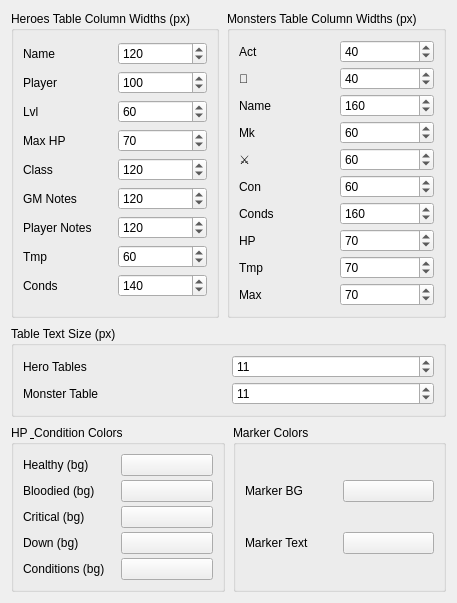
        <widget class="QWidget" name="tab_layout_colors">
         <attribute name="title">
          <string>Columns &amp; Colors</string>
         </attribute>
         <layout class="QVBoxLayout" name="verticalLayout_tab_layout_colors">
          <property name="spacing">
           <number>8</number>
          </property>
          <item>
           <layout class="QHBoxLayout" name="hl_columns_row">
            <property name="spacing">
             <number>8</number>
            </property>
            <item>
             <widget class="QGroupBox" name="group_columns_heroes">
              <property name="title">
               <string>Heroes Table Column Widths (px)</string>
              </property>
              <layout class="QGridLayout" name="grid_columns_heroes">
               <property name="horizontalSpacing">
                <number>6</number>
               </property>
               <property name="verticalSpacing">
                <number>4</number>
               </property>
               <item row="0" column="0">
                <widget class="QLabel" name="label_col_heroes_name">
                 <property name="text">
                  <string>Name</string>
                 </property>
                </widget>
               </item>
               <item row="0" column="1">
                <widget class="QSpinBox" name="spin_heroes_col_name">
                 <property name="maximum">
                  <number>400</number>
                 </property>
                 <property name="value">
                  <number>120</number>
                 </property>
                </widget>
               </item>
               <item row="1" column="0">
                <widget class="QLabel" name="label_col_heroes_player">
                 <property name="text">
                  <string>Player</string>
                 </property>
                </widget>
               </item>
               <item row="1" column="1">
                <widget class="QSpinBox" name="spin_heroes_col_player">
                 <property name="maximum">
                  <number>400</number>
                 </property>
                 <property name="value">
                  <number>100</number>
                 </property>
                </widget>
               </item>
               <item row="2" column="0">
                <widget class="QLabel" name="label_col_heroes_lvl">
                 <property name="text">
                  <string>Lvl</string>
                 </property>
                </widget>
               </item>
               <item row="2" column="1">
                <widget class="QSpinBox" name="spin_heroes_col_lvl">
                 <property name="maximum">
                  <number>200</number>
                 </property>
                 <property name="value">
                  <number>60</number>
                 </property>
                </widget>
               </item>
               <item row="3" column="0">
                <widget class="QLabel" name="label_col_heroes_max">
                 <property name="text">
                  <string>Max HP</string>
                 </property>
                </widget>
               </item>
               <item row="3" column="1">
                <widget class="QSpinBox" name="spin_heroes_col_max">
                 <property name="maximum">
                  <number>200</number>
                 </property>
                 <property name="value">
                  <number>70</number>
                 </property>
                </widget>
               </item>
               <item row="4" column="0">
                <widget class="QLabel" name="label_col_heroes_class">
                 <property name="text">
                  <string>Class</string>
                 </property>
                </widget>
               </item>
               <item row="4" column="1">
                <widget class="QSpinBox" name="spin_heroes_col_class">
                 <property name="maximum">
                  <number>300</number>
                 </property>
                 <property name="value">
                  <number>120</number>
                 </property>
                </widget>
               </item>
               <item row="5" column="0">
                <widget class="QLabel" name="label_col_heroes_gm_notes">
                 <property name="text">
                  <string>GM Notes</string>
                 </property>
                </widget>
               </item>
               <item row="5" column="1">
                <widget class="QSpinBox" name="spin_heroes_col_gm_notes">
                 <property name="maximum">
                  <number>400</number>
                 </property>
                 <property name="value">
                  <number>120</number>
                 </property>
                </widget>
               </item>
               <item row="6" column="0">
                <widget class="QLabel" name="label_col_heroes_player_notes">
                 <property name="text">
                  <string>Player Notes</string>
                 </property>
                </widget>
               </item>
               <item row="6" column="1">
                <widget class="QSpinBox" name="spin_heroes_col_player_notes">
                 <property name="maximum">
                  <number>400</number>
                 </property>
                 <property name="value">
                  <number>120</number>
                 </property>
                </widget>
               </item>
               <item row="7" column="0">
                <widget class="QLabel" name="label_col_heroes_tmp">
                 <property name="text">
                  <string>Tmp</string>
                 </property>
                </widget>
               </item>
               <item row="7" column="1">
                <widget class="QSpinBox" name="spin_heroes_col_tmp">
                 <property name="maximum">
                  <number>150</number>
                 </property>
                 <property name="value">
                  <number>60</number>
                 </property>
                </widget>
               </item>
               <item row="8" column="0">
                <widget class="QLabel" name="label_col_heroes_conds">
                 <property name="text">
                  <string>Conds</string>
                 </property>
                </widget>
               </item>
               <item row="8" column="1">
                <widget class="QSpinBox" name="spin_heroes_col_conds">
                 <property name="maximum">
                  <number>400</number>
                 </property>
                 <property name="value">
                  <number>140</number>
                 </property>
                </widget>
               </item>
              </layout>
             </widget>
            </item>
            <item>
             <widget class="QGroupBox" name="group_columns_monsters">
              <property name="title">
               <string>Monsters Table Column Widths (px)</string>
              </property>
              <layout class="QGridLayout" name="grid_columns_monsters">
               <property name="horizontalSpacing">
                <number>6</number>
               </property>
               <property name="verticalSpacing">
                <number>4</number>
               </property>
               <item row="0" column="0">
                <widget class="QLabel" name="label_col_monsters_act">
                 <property name="text">
                  <string>Act</string>
                 </property>
                </widget>
               </item>
               <item row="0" column="1">
                <widget class="QSpinBox" name="spin_monsters_col_act">
                 <property name="maximum">
                  <number>120</number>
                 </property>
                 <property name="value">
                  <number>40</number>
                 </property>
                </widget>
               </item>
               <item row="1" column="0">
                <widget class="QLabel" name="label_col_monsters_health">
                 <property name="text">
                  <string>💚</string>
                 </property>
                </widget>
               </item>
               <item row="1" column="1">
                <widget class="QSpinBox" name="spin_monsters_col_health">
                 <property name="maximum">
                  <number>120</number>
                 </property>
                 <property name="value">
                  <number>40</number>
                 </property>
                </widget>
               </item>
               <item row="2" column="0">
                <widget class="QLabel" name="label_col_monsters_name">
                 <property name="text">
                  <string>Name</string>
                 </property>
                </widget>
               </item>
               <item row="2" column="1">
                <widget class="QSpinBox" name="spin_monsters_col_name">
                 <property name="maximum">
                  <number>400</number>
                 </property>
                 <property name="value">
                  <number>160</number>
                 </property>
                </widget>
               </item>
               <item row="3" column="0">
                <widget class="QLabel" name="label_col_monsters_marker">
                 <property name="text">
                  <string>Mk</string>
                 </property>
                </widget>
               </item>
               <item row="3" column="1">
                <widget class="QSpinBox" name="spin_monsters_col_marker">
                 <property name="maximum">
                  <number>150</number>
                 </property>
                 <property name="value">
                  <number>60</number>
                 </property>
                </widget>
               </item>
               <item row="4" column="0">
                <widget class="QLabel" name="label_col_monsters_attack">
                 <property name="text">
                  <string>⚔</string>
                 </property>
                </widget>
               </item>
               <item row="4" column="1">
                <widget class="QSpinBox" name="spin_monsters_col_attack">
                 <property name="maximum">
                  <number>150</number>
                 </property>
                 <property name="value">
                  <number>60</number>
                 </property>
                </widget>
               </item>
               <item row="5" column="0">
                <widget class="QLabel" name="label_col_monsters_con">
                 <property name="text">
                  <string>Con</string>
                 </property>
                </widget>
               </item>
               <item row="5" column="1">
                <widget class="QSpinBox" name="spin_monsters_col_con">
                 <property name="maximum">
                  <number>150</number>
                 </property>
                 <property name="value">
                  <number>60</number>
                 </property>
                </widget>
               </item>
               <item row="6" column="0">
                <widget class="QLabel" name="label_col_monsters_conds">
                 <property name="text">
                  <string>Conds</string>
                 </property>
                </widget>
               </item>
               <item row="6" column="1">
                <widget class="QSpinBox" name="spin_monsters_col_conds">
                 <property name="maximum">
                  <number>400</number>
                 </property>
                 <property name="value">
                  <number>160</number>
                 </property>
                </widget>
               </item>
               <item row="7" column="0">
                <widget class="QLabel" name="label_col_monsters_hp">
                 <property name="text">
                  <string>HP</string>
                 </property>
                </widget>
               </item>
               <item row="7" column="1">
                <widget class="QSpinBox" name="spin_monsters_col_hp">
                 <property name="maximum">
                  <number>150</number>
                 </property>
                 <property name="value">
                  <number>70</number>
                 </property>
                </widget>
               </item>
               <item row="8" column="0">
                <widget class="QLabel" name="label_col_monsters_tmp">
                 <property name="text">
                  <string>Tmp</string>
                 </property>
                </widget>
               </item>
               <item row="8" column="1">
                <widget class="QSpinBox" name="spin_monsters_col_tmp">
                 <property name="maximum">
                  <number>150</number>
                 </property>
                 <property name="value">
                  <number>70</number>
                 </property>
                </widget>
               </item>
               <item row="9" column="0">
                <widget class="QLabel" name="label_col_monsters_max">
                 <property name="text">
                  <string>Max</string>
                 </property>
                </widget>
               </item>
               <item row="9" column="1">
                <widget class="QSpinBox" name="spin_monsters_col_max">
                 <property name="maximum">
                  <number>150</number>
                 </property>
                 <property name="value">
                  <number>70</number>
                 </property>
                </widget>
               </item>
              </layout>
             </widget>
            </item>
           </layout>
          </item>
          <item>
           <widget class="QGroupBox" name="group_table_text_size">
            <property name="title">
             <string>Table Text Size (px)</string>
            </property>
            <layout class="QGridLayout" name="grid_text_size">
             <property name="horizontalSpacing">
              <number>6</number>
             </property>
             <property name="verticalSpacing">
              <number>4</number>
             </property>
             <item row="0" column="0">
              <widget class="QLabel" name="label_text_size_heroes">
               <property name="text">
                <string>Hero Tables</string>
               </property>
              </widget>
             </item>
             <item row="0" column="1">
              <widget class="QSpinBox" name="spin_heroes_table_text_size">
               <property name="value">
                <number>11</number>
               </property>
              </widget>
             </item>
             <item row="1" column="0">
              <widget class="QLabel" name="label_text_size_monsters">
               <property name="text">
                <string>Monster Table</string>
               </property>
              </widget>
             </item>
             <item row="1" column="1">
              <widget class="QSpinBox" name="spin_monsters_table_text_size">
               <property name="value">
                <number>11</number>
               </property>
              </widget>
             </item>
            </layout>
           </widget>
          </item>
          <item>
           <layout class="QHBoxLayout" name="hl_colors_row">
            <property name="spacing">
             <number>8</number>
            </property>
            <item>
             <widget class="QGroupBox" name="group_colors_hp">
              <property name="title">
               <string>HP &amp; Condition Colors</string>
              </property>
              <layout class="QGridLayout" name="grid_colors_hp">
               <property name="horizontalSpacing">
                <number>6</number>
               </property>
               <property name="verticalSpacing">
                <number>4</number>
               </property>
               <item row="0" column="0">
                <widget class="QLabel" name="label_color_healthy">
                 <property name="text">
                  <string>Healthy (bg)</string>
                 </property>
                </widget>
               </item>
               <item row="0" column="1">
                <widget class="QPushButton" name="btn_color_healthy">
                 <property name="toolTip">
                  <string>Pick Healthy HP color</string>
                 </property>
                </widget>
               </item>
               <item row="1" column="0">
                <widget class="QLabel" name="label_color_bloodied">
                 <property name="text">
                  <string>Bloodied (bg)</string>
                 </property>
                </widget>
               </item>
               <item row="1" column="1">
                <widget class="QPushButton" name="btn_color_bloodied">
                 <property name="toolTip">
                  <string>Pick Bloodied HP color</string>
                 </property>
                </widget>
               </item>
               <item row="2" column="0">
                <widget class="QLabel" name="label_color_critical">
                 <property name="text">
                  <string>Critical (bg)</string>
                 </property>
                </widget>
               </item>
               <item row="2" column="1">
                <widget class="QPushButton" name="btn_color_critical">
                 <property name="toolTip">
                  <string>Pick Critical HP color</string>
                 </property>
                </widget>
               </item>
               <item row="3" column="0">
                <widget class="QLabel" name="label_color_down">
                 <property name="text">
                  <string>Down (bg)</string>
                 </property>
                </widget>
               </item>
               <item row="3" column="1">
                <widget class="QPushButton" name="btn_color_down">
                 <property name="toolTip">
                  <string>Pick Down HP color</string>
                 </property>
                </widget>
               </item>
               <item row="4" column="0">
                <widget class="QLabel" name="label_color_conditions">
                 <property name="text">
                  <string>Conditions (bg)</string>
                 </property>
                </widget>
               </item>
               <item row="4" column="1">
                <widget class="QPushButton" name="btn_color_conditions">
                 <property name="toolTip">
                  <string>Pick Condition background color</string>
                 </property>
                </widget>
               </item>
              </layout>
             </widget>
            </item>
            <item>
             <widget class="QGroupBox" name="group_colors_markers">
              <property name="title">
               <string>Marker Colors</string>
              </property>
              <layout class="QGridLayout" name="grid_colors_markers">
               <property name="horizontalSpacing">
                <number>6</number>
               </property>
               <property name="verticalSpacing">
                <number>4</number>
               </property>
               <item row="0" column="0">
                <widget class="QLabel" name="label_color_marker_bg">
                 <property name="text">
                  <string>Marker BG</string>
                 </property>
                </widget>
               </item>
               <item row="0" column="1">
                <widget class="QPushButton" name="btn_color_marker_bg">
                 <property name="toolTip">
                  <string>Pick Marker background color</string>
                 </property>
                </widget>
               </item>
               <item row="1" column="0">
                <widget class="QLabel" name="label_color_marker_fg">
                 <property name="text">
                  <string>Marker Text</string>
                 </property>
                </widget>
               </item>
               <item row="1" column="1">
                <widget class="QPushButton" name="btn_color_marker_fg">
                 <property name="toolTip">
                  <string>Pick Marker text color</string>
                 </property>
                </widget>
               </item>
              </layout>
             </widget>
            </item>
           </layout>
          </item>
          <item>
           <layout class="QHBoxLayout" name="hl_refresh_ui_row"/>
          </item>
         </layout>
        </widget>
